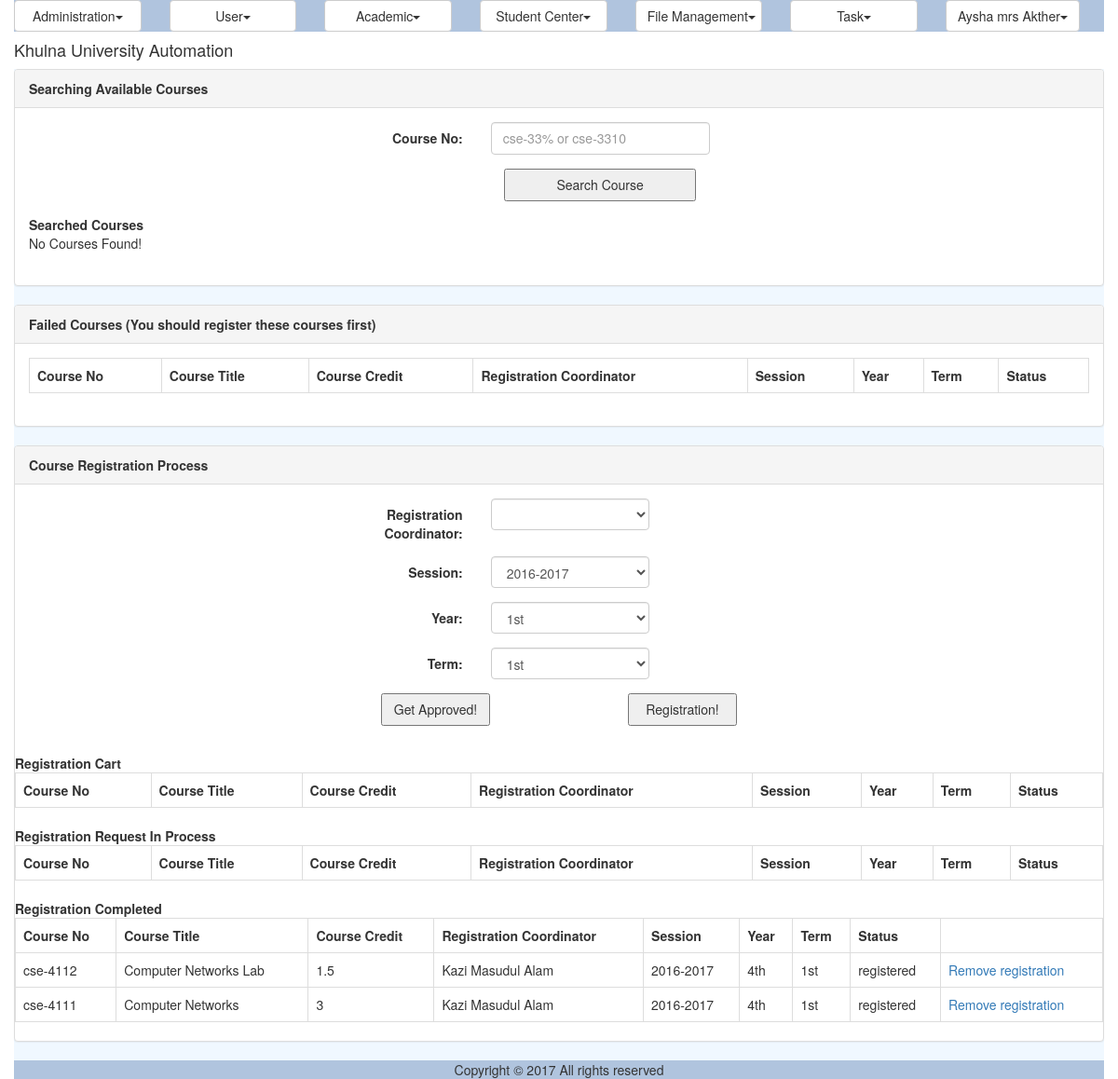
Page /course_student_registration.php (signed in) on the committed database.
### tables this page shows
CREATE TABLE `reg_course` (
  `ID` varchar(40) NOT NULL,
  `CourseNo` varchar(40) NOT NULL,
  `Title` varchar(100) NOT NULL,
  `Credit` double NOT NULL,
  `CourseTypeID` varchar(40) NOT NULL,
  `DisciplineID` varchar(40) NOT NULL,
  `IsDeleted` tinyint(1) NOT NULL
);

CREATE TABLE `ums_user` (
  `ID` varchar(40) NOT NULL,
  `UniversityID` varchar(20) NOT NULL,
  `Email` varchar(50) NOT NULL,
  `Password` varchar(255) NOT NULL,
  `FirstName` varchar(50) DEFAULT NULL,
  `MiddleName` varchar(50) DEFAULT NULL,
  `LastName` varchar(50) DEFAULT NULL,
  `DisciplineID` varchar(40) DEFAULT NULL,
  `Status` varchar(20) DEFAULT NULL,
  `IsLogged` varchar(10) DEFAULT NULL,
  `IsArchived` varchar(10) DEFAULT NULL,
  `IsDeleted` varchar(10) DEFAULT NULL
);

CREATE TABLE `reg_registration_session` (
  `ID` varchar(40) NOT NULL,
  `Name` varchar(30) NOT NULL
);

CREATE TABLE `reg_year` (
  `ID` varchar(40) NOT NULL,
  `Name` varchar(20) NOT NULL
);

CREATE TABLE `reg_term` (
  `ID` varchar(40) NOT NULL,
  `Name` varchar(20) NOT NULL
);

CREATE TABLE `reg_course_student_registration` (
  `ID` varchar(40) NOT NULL,
  `Regs_TeacherID` varchar(40) DEFAULT NULL,
  `StudentID` varchar(40) NOT NULL,
  `CourseID` varchar(40) NOT NULL,
  `SessionID` varchar(40) DEFAULT NULL,
  `YearID` varchar(40) DEFAULT NULL,
  `TermID` varchar(40) DEFAULT NULL,
  `IsRetake` tinyint(1) DEFAULT NULL,
  `Status` varchar(20) NOT NULL
);

### modules/registration/ui/view.course_student_registration.inc (the view, shortened to what the rows shown need)
<?php
include_once COMMON.'class.common.course.inc';
include_once COMMON.'class.common.user.inc';
include_once COMMON.'class.common.inc';
include_once 'blade/view.course_student_registration.blade.inc';
?>
<div class="panel panel-default">
    <div class="panel-body">
		<table class="table table-bordered">
				<?php
		 	$CourseStudentRegistration = new CourseStudentRegistration();
		    $Student = new User();
		    if(isset($_GET['mode'])&&strcasecmp($_GET['mode'], 'admin')==0&&isset($_GET['id']))
		    	$Student->setID($_GET['id']);
		    else
		    	$Student->setID($globalUser->getID());
		    $CourseStudentRegistration->setStudent($Student);
		 	$CourseStudentRegistration->setStatus('failed');
		    $Result_Student_Cart = $_CourseStudentRegistrationBAO
		                                ->searchRegistrationCart($CourseStudentRegistration);
				if(isset($Result_Student_Cart)&&$Result_Student_Cart->getIsSuccess())
				{
					?>
					<tr>
						<th>Course No</th>
						<th>Course Title</th>
						<th>Course Credit</th>
						<th>Registration Coordinator</th>
						<th>Session</th>
						<th>Year</th>
						<th>Term</th>
						<th>Status</th>
					</tr>
						<?php
				}
				else{
				echo 'No courses to display!';
			}
			?>
		</table>
    </div>
</div>
<div class="panel panel-default">
<div>
<table class="table table-bordered">
		<?php
 	$CourseStudentRegistration = new CourseStudentRegistration();
    $Student = new User();
    if(isset($_GET['mode'])&&strcasecmp($_GET['mode'], 'admin')==0&&isset($_GET['id']))
    	$Student->setID($_GET['id']);
    else
    	$Student->setID($globalUser->getID());
    $CourseStudentRegistration->setStudent($Student);
 	$CourseStudentRegistration->setStatus('pending');
    $Result_Student_Cart = $_CourseStudentRegistrationBAO
                                ->searchRegistrationCart($CourseStudentRegistration);
		if(isset($Result_Student_Cart)&&$Result_Student_Cart->getIsSuccess())
		{
			?>
			<tr>
				<th>Course No</th>
				<th>Course Title</th>
				<th>Course Credit</th>
				<th>Registration Coordinator</th>
				<th>Session</th>
				<th>Year</th>
				<th>Term</th>
				<th>Status</th>
			</tr>
				<?php
		}
		else{
		echo 'No courses to display!';
	}
	?>
</table>
</div>
<div>
<table class="table table-bordered">
		<?php
 	$CourseStudentRegistration = new CourseStudentRegistration();
    $Student = new User();
    if(isset($_GET['mode'])&&strcasecmp($_GET['mode'], 'admin')==0&&isset($_GET['id']))
    	$Student->setID($_GET['id']);
    else
    	$Student->setID($globalUser->getID());
    $CourseStudentRegistration->setStudent($Student);
 	$CourseStudentRegistration->setStatus('submitted,approved,rejected');
    $Result_Student_Cart = $_CourseStudentRegistrationBAO
                                ->searchRegistrationCart($CourseStudentRegistration);
		if(isset($Result_Student_Cart)&&$Result_Student_Cart->getIsSuccess())
		{
			?>
			<tr>
				<th>Course No</th>
				<th>Course Title</th>
				<th>Course Credit</th>
				<th>Registration Coordinator</th>
				<th>Session</th>
				<th>Year</th>
				<th>Term</th>
				<th>Status</th>
			</tr>
				<?php
		}
		else{
		echo 'No courses to display!';
	}
	?>
</table>
</div>
<div>
<table class="table table-bordered">
		<?php
 	$CourseStudentRegistration = new CourseStudentRegistration();
    $Student = new User();
    if(isset($_GET['mode'])&&strcasecmp($_GET['mode'], 'admin')==0&&isset($_GET['id']))
    	$Student->setID($_GET['id']);
    else
    	$Student->setID($globalUser->getID());
    $CourseStudentRegistration->setStudent($Student);
 	$CourseStudentRegistration->setStatus('registered');
    $Result_Student_Cart = $_CourseStudentRegistrationBAO
                                ->searchRegistrationCart($CourseStudentRegistration);
		if(isset($Result_Student_Cart)&&$Result_Student_Cart->getIsSuccess())
		{
			$CourseStudentRegistrations = $Result_Student_Cart->getResultObject();
			?>
			<tr>
				<th>Course No</th>
				<th>Course Title</th>
				<th>Course Credit</th>
				<th>Registration Coordinator</th>
				<th>Session</th>
				<th>Year</th>
				<th>Term</th>
				<th>Status</th>
			</tr>
			<?php
			for($i = 0; $i < sizeof($CourseStudentRegistrations); $i++) {
				$CourseStudentRegistration = $CourseStudentRegistrations[$i];
				?>
				<tr>
					<td><?php echo $CourseStudentRegistration->getCourse()->getCourseNo(); ?></td>
					<td><?php echo $CourseStudentRegistration->getCourse()->getTitle(); ?></td>
					<td><?php echo $CourseStudentRegistration->getCourse()->getCredit(); ?></td>
					<td><?php echo $CourseStudentRegistration->getTeacher()->getFullName(); ?></td>
					<td><?php echo $CourseStudentRegistration->getSession()->getName(); ?></td>
					<td><?php echo $CourseStudentRegistration->getYear()->getName(); ?></td>
					<td><?php echo $CourseStudentRegistration->getTerm()->getName(); ?></td>
					<td><?php echo $CourseStudentRegistration->getStatus(); ?></td>
					<td>
					<a href="?remove=true&id=<?php echo $CourseStudentRegistration->getID();?>"
					onclick="return confirm('sure to remove from registration!'); ">Remove registration
					</a>
					</td>
				</tr>
				<?php
			}
		}
		else{
		echo 'No courses to display!';
	}
	?>
</table>
</div>
</div>

### rows in the picture
reg_course: CourseNo "cse-4112", Title "Computer Networks Lab", Credit "1.5"
ums_user: $CourseStudentRegistration->getTeacher()->getFullName() "Kazi Masudul Alam"
reg_registration_session: Name "2016-2017"
reg_year: Name "4th"
reg_term: Name "1st"
reg_course_student_registration: Status "registered"
reg_course: CourseNo "cse-4111", Title "Computer Networks", Credit "3"
reg_course_student_registration: Status "registered"

### other values in the picture
$globalMenu[$i]->getTitle() "Administration User Academic Student Center File Management Task"
$CurrentUser->getFullName() "Aysha mrs Akther"
form field session "2016-2017"
form field year "1st"
form field term "1st"
